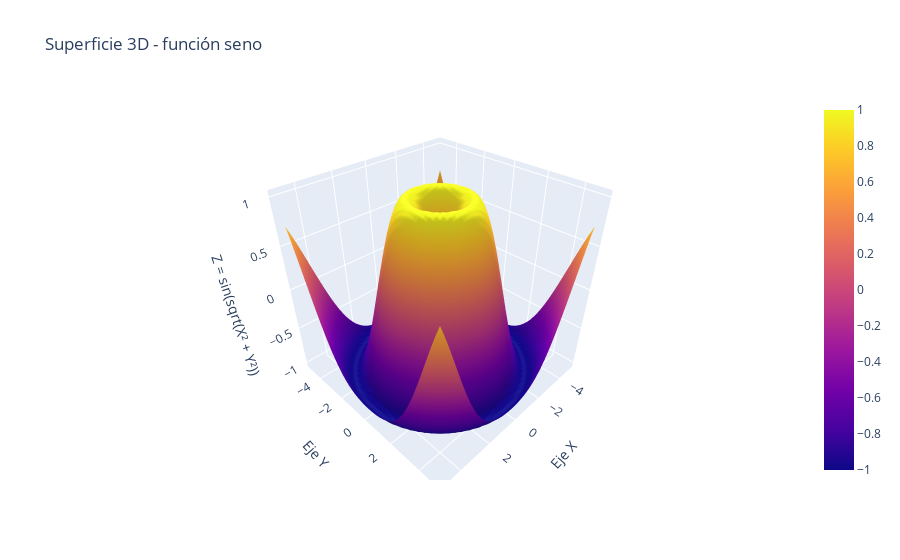

Notebook cell for this chart:
### Code cell
import numpy as np
import plotly.graph_objects as go

x = np.linspace(-5, 5, 50)
y = np.linspace(-5, 5, 50)
X, Y = np.meshgrid(x, y)
Z = np.sin(np.sqrt(X**2 + Y**2))

fig = go.Figure(data=[go.Surface(z=Z, x=X, y=Y)])
fig.update_layout(title="Superficie 3D - función seno", scene=dict(
    xaxis_title='Eje X',
    yaxis_title='Eje Y',
    zaxis_title='Z = sin(sqrt(X² + Y²))'
))
fig.show()

### Figure 1 — Plotly figure (JSON) as saved in the notebook; plotly's stock layout.template omitted (floating-point values rounded to 4 significant figures; data arrays with more than 128 entries replaced by an {"elided": "..."} marker saying what was removed)
{"data": [{"type": "surface", "x": {"elided": "50x50 float values"}, "y": {"elided": "50x50 float values"}, "z": {"elided": "50x50 float values"}}], "layout": {"scene": {"xaxis": {"title": {"text": "Eje X"}}, "yaxis": {"title": {"text": "Eje Y"}}, "zaxis": {"title": {"text": "Z = sin(sqrt(X² + Y²))"}}}, "title": {"text": "Superficie 3D - función seno"}}}
